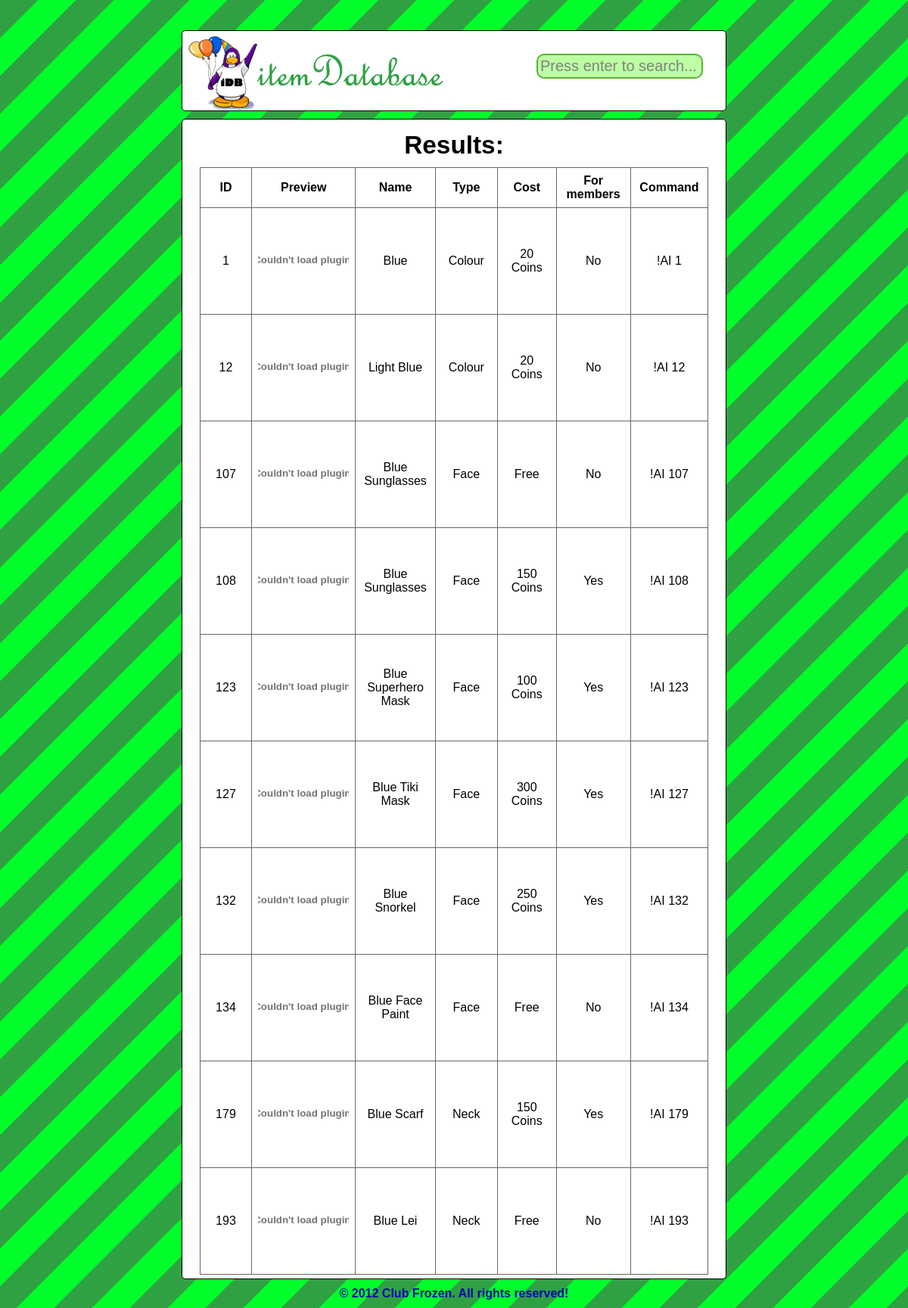
The page /search.php?s=Blue on the database its author committed.
### tables this page shows
CREATE TABLE IF NOT EXISTS `items` (
  `id` int(11) NOT NULL,
  `name` varchar(50) NOT NULL,
  `type` varchar(12) NOT NULL,
  `cost` int(10) NOT NULL,
  `is_member` varchar(5) NOT NULL
);

### functions.php (called while the page is built, shortened)
<?php
function top($title) {
    include 'template/top.php';
}
function footer() {
    include 'template/footer.php';
}
?>

### search.php (the view, shortened to what this page needs)
<?php
include 'functions.php';
$maxperpage = 10;
if(isset($_GET['s'])) {
    $s = htmlspecialchars(mysql_real_escape_string($_GET['s']));
    if(@$page <= 0) {
        $page=1;
    }
    if ($page == 1) {
        $limit = '0';
    } else {
        $page--;
        $limit = $maxperpage * $page;
    }
    $query = mysql_query('SELECT * FROM items WHERE name LIKE "%'.$s.'%"  OR type LIKE "%'.$s.'%" LIMIT ' . $limit . ', ' . $maxperpage);
}
top('Search');
?>
<div id="title">Results: </div>
<div id="results">
   <table>
        <tr><th>ID</th><th>Preview</th><th>Name</th><th>Type</th><th>Cost</th><th>For members</th><th>Command</th></tr>
    <?
    while($row = mysql_fetch_assoc($query)) {
        if($row['cost'] == 0) {
            $row['cost'] = 'Free';
        }
        else {
            $row['cost'].=' Coins';
        }
        echo '<tr><td>' . $row['id'] . '</td><td><object width="120" height="120"><param name="movie" value="http://cfmedia.sexyi.am/item2.swf?id=' . $row['id'] . '"><embed src="http://network.d0pe.info/dev/c.swf?id=' . $row['id'] . '" width="120" height="120"></embed></object></td><td>' . $row['name'] . '</td><td>' . $row['type'] . '</td><td>' . $row['cost'] . '</td><td>'.$row['is_member'].'</td><td>!AI ' . $row['id'] . '</td></tr>';
    }
    ?>
    </table>
</div>
<?
footer();

### template/top.php (shortened to what this page needs)
<!DOCTYPE html>
<html xmlns="http://www.w3.org/1999/xhtml">
    <head>
        <link rel="stylesheet" type="text/css" href="style.css" />
    </head>
        <body>
            <div id="container">
                <div id="header">
                    <div class="logo"></div>
                    <div class="search_box">
                        <form method="GET" action="search.php">
                            <input type="text" name="s" id="s" />
                        </form>
                    </div>
                </div>
                <div id="content">

### template/footer.php
                </div>
                <div id="footer">&copy; <? echo date('Y'); ?> Club Frozen. All rights reserved!</div>
            </div>
        </body>
</html>

### style.css (style rules this page uses)
body { margin: 0; padding: 0; background-image: url("images/background.png"); background-attachment: fixed; font-family: "Tahoma", "Arial"; }
#container { margin: 0 auto; margin-top: 40px; width: 60%; }
#header { background: #fff; height: 105px; border: 1px solid; border-radius: 5px; }
#header .logo { margin: 5px; float: left; width: 350px; height: 100px; background: url('images/logo.png'); }
#header .search_box { float: right; margin: 30px; }
#header .search_box input[type=text] { padding: 3px; width: 210px; border: 2px solid #58B334; border-radius: 10px; background: #BDFFA3; font-size: 15pt; color: grey; }
#content { margin-top: 10px; padding: 5px; background: #fff; border: 1px solid; border-radius: 5px; min-height: 50px; }
#content #title { margin: 5px; padding: 5px; font-weight: bold; text-align: center; font-size: 25pt; }
#content table { margin: 0 auto; border: 1px solid; border-collapse: collapse; width: 95%; }
#content tr,td,th { padding: 8px; width: 100px; border: 1px solid #666; text-align: center; }
#footer { margin: 10px; text-align: center; font-weight: bold; color: #0006AB; }

### rows shown on the page
items: id "1", name "Blue", type "Colour", cost "20 Coins", is_member "No"
items: id "12", name "Light Blue", type "Colour", cost "20 Coins", is_member "No"
items: id "107", name "Blue Sunglasses", type "Face", cost "Free", is_member "No"
items: id "108", name "Blue Sunglasses", type "Face", cost "150 Coins", is_member "Yes"
items: id "123", name "Blue Superhero Mask", type "Face", cost "100 Coins", is_member "Yes"
items: id "127", name "Blue Tiki Mask", type "Face", cost "300 Coins", is_member "Yes"
items: id "132", name "Blue Snorkel", type "Face", cost "250 Coins", is_member "Yes"
items: id "134", name "Blue Face Paint", type "Face", cost "Free", is_member "No"
items: id "179", name "Blue Scarf", type "Neck", cost "150 Coins", is_member "Yes"
items: id "193", name "Blue Lei", type "Neck", cost "Free", is_member "No"
